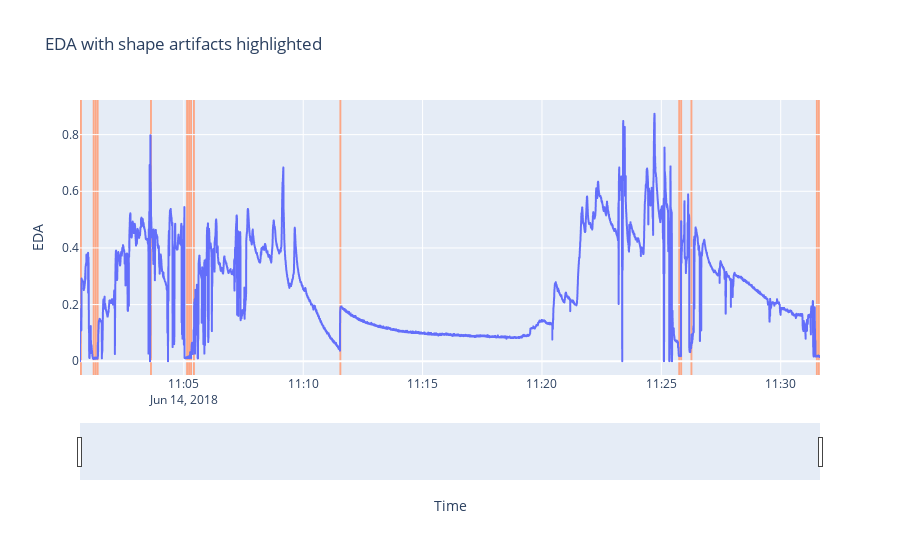

Write notebook code for a chart like this one.
### Markdown cell above
## Plot the EDA signal with detected artifacts

### Code cell
import pandas as pd
data = pd.read_csv("test.csv")
data_sa = data[data.Artifact == 1]
starting_timestamps = data_sa.iloc[::20, :].Time.values
starting_indices = list(data_sa.iloc[::20, :].index.values)
ending_indices = [x + 19 for x in starting_indices]
ending_timestamps = data[data.index.isin(ending_indices)].Time.values


fig = px.line(data, x='Time', y='EDA', title='EDA with shape artifacts highlighted' )

fig.update_xaxes(rangeslider_visible=True)

fig.update_layout(
    shapes=[
        dict(
            type="rect",
            xref="x",
            yref="paper",
            x0=i,
            y0=0,
            x1=j,
            y1=1,
            fillcolor="LightSalmon",
            opacity=0.9,
            layer="below",
            line_width=0,
        ) for i,j in zip(starting_timestamps, ending_timestamps)
    ]
)

fig.show()

### Figure 1 — Plotly figure (JSON) as saved in the notebook; plotly's stock layout.template omitted (floating-point values rounded to 4 significant figures; data arrays with more than 128 entries replaced by an {"elided": "..."} marker saying what was removed)
{"data": [{"hovertemplate": "Time=%{x}<br>EDA=%{y}<extra></extra>", "legendgroup": "", "line": {"color": "#636efa", "dash": "solid"}, "marker": {"symbol": "circle"}, "mode": "lines", "name": "", "showlegend": false, "type": "scattergl", "x": {"elided": "7440 str values"}, "xaxis": "x", "y": {"elided": "7440 float values"}, "yaxis": "y"}], "layout": {"legend": {"tracegroupgap": 0}, "shapes": [{"fillcolor": "LightSalmon", "layer": "below", "line": {"width": 0}, "opacity": 0.9, "type": "rect", "x0": "2018-06-14 11:00:39+02:00", "x1": "2018-06-14 11:00:43.750000+02:00", "xref": "x", "y0": 0, "y1": 1, "yref": "paper"}, {"fillcolor": "LightSalmon", "layer": "below", "line": {"width": 0}, "opacity": 0.9, "type": "rect", "x0": "2018-06-14 11:01:11+02:00", "x1": "2018-06-14 11:01:15.750000+02:00", "xref": "x", "y0": 0, "y1": 1, "yref": "paper"}, {"fillcolor": "LightSalmon", "layer": "below", "line": {"width": 0}, "opacity": 0.9, "type": "rect", "x0": "2018-06-14 11:01:16+02:00", "x1": "2018-06-14 11:01:20.750000+02:00", "xref": "x", "y0": 0, "y1": 1, "yref": "paper"}, {"fillcolor": "LightSalmon", "layer": "below", "line": {"width": 0}, "opacity": 0.9, "type": "rect", "x0": "2018-06-14 11:01:21+02:00", "x1": "2018-06-14 11:01:25.750000+02:00", "xref": "x", "y0": 0, "y1": 1, "yref": "paper"}, {"fillcolor": "LightSalmon", "layer": "below", "line": {"width": 0}, "opacity": 0.9, "type": "rect", "x0": "2018-06-14 11:03:35+02:00", "x1": "2018-06-14 11:03:39.750000+02:00", "xref": "x", "y0": 0, "y1": 1, "yref": "paper"}, {"fillcolor": "LightSalmon", "layer": "below", "line": {"width": 0}, "opacity": 0.9, "type": "rect", "x0": "2018-06-14 11:05:05.750000+02:00", "x1": "2018-06-14 11:05:10.500000+02:00", "xref": "x", "y0": 0, "y1": 1, "yref": "paper"}, {"fillcolor": "LightSalmon", "layer": "below", "line": {"width": 0}, "opacity": 0.9, "type": "rect", "x0": "2018-06-14 11:05:10.750000+02:00", "x1": "2018-06-14 11:05:15.500000+02:00", "xref": "x", "y0": 0, "y1": 1, "yref": "paper"}, {"fillcolor": "LightSalmon", "layer": "below", "line": {"width": 0}, "opacity": 0.9, "type": "rect", "x0": "2018-06-14 11:05:15.750000+02:00", "x1": "2018-06-14 11:05:20.500000+02:00", "xref": "x", "y0": 0, "y1": 1, "yref": "paper"}, {"fillcolor": "LightSalmon", "layer": "below", "line": {"width": 0}, "opacity": 0.9, "type": "rect", "x0": "2018-06-14 11:05:23+02:00", "x1": "2018-06-14 11:05:27.750000+02:00", "xref": "x", "y0": 0, "y1": 1, "yref": "paper"}, {"fillcolor": "LightSalmon", "layer": "below", "line": {"width": 0}, "opacity": 0.9, "type": "rect", "x0": "2018-06-14 11:11:31+02:00", "x1": "2018-06-14 11:11:35.750000+02:00", "xref": "x", "y0": 0, "y1": 1, "yref": "paper"}, {"fillcolor": "LightSalmon", "layer": "below", "line": {"width": 0}, "opacity": 0.9, "type": "rect", "x0": "2018-06-14 11:25:42.500000+02:00", "x1": "2018-06-14 11:25:47.250000+02:00", "xref": "x", "y0": 0, "y1": 1, "yref": "paper"}, {"fillcolor": "LightSalmon", "layer": "below", "line": {"width": 0}, "opacity": 0.9, "type": "rect", "x0": "2018-06-14 11:25:47.500000+02:00", "x1": "2018-06-14 11:25:52.250000+02:00", "xref": "x", "y0": 0, "y1": 1, "yref": "paper"}, {"fillcolor": "LightSalmon", "layer": "below", "line": {"width": 0}, "opacity": 0.9, "type": "rect", "x0": "2018-06-14 11:26:13.250000+02:00", "x1": "2018-06-14 11:26:18+02:00", "xref": "x", "y0": 0, "y1": 1, "yref": "paper"}, {"fillcolor": "LightSalmon", "layer": "below", "line": {"width": 0}, "opacity": 0.9, "type": "rect", "x0": "2018-06-14 11:31:28.500000+02:00", "x1": "2018-06-14 11:31:33.250000+02:00", "xref": "x", "y0": 0, "y1": 1, "yref": "paper"}, {"fillcolor": "LightSalmon", "layer": "below", "line": {"width": 0}, "opacity": 0.9, "type": "rect", "x0": "2018-06-14 11:31:33.500000+02:00", "x1": "2018-06-14 11:31:38.250000+02:00", "xref": "x", "y0": 0, "y1": 1, "yref": "paper"}], "title": {"text": "EDA with shape artifacts highlighted"}, "xaxis": {"anchor": "y", "domain": [0, 1], "rangeslider": {"visible": true}, "title": {"text": "Time"}}, "yaxis": {"anchor": "x", "domain": [0, 1], "title": {"text": "EDA"}}}}
